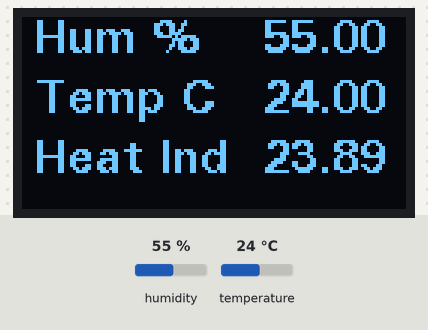
This sketch was run on a simulated Arduino Uno, built with avr-gcc and run on an emulated ATmega328P. Shown: 128×64 one-colour display. The inputs (shaded band) are chosen by the test bench; at power-on: humidity 55 %, temperature 24 °C. What the sketch prints to the serial monitor is not drawn.

Above: at 7.6 s.
7.7 s: humidity set to 22 %
At 10.2 s:
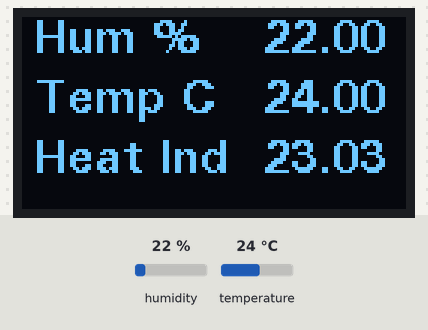
10.9 s: temperature set to 12 °C
At 13.3 s:
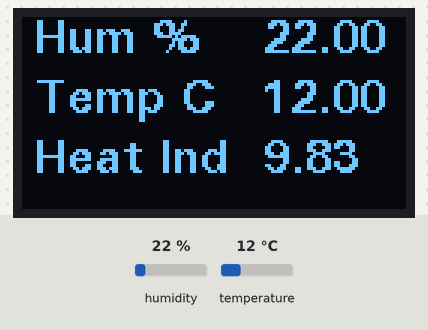
13.9 s: humidity set to 40 %
At 15.7 s:
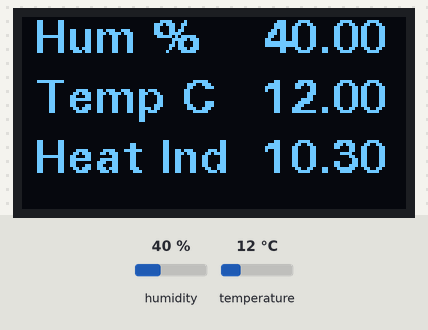
16.9 s: temperature set to 19 °C
At 19.6 s:
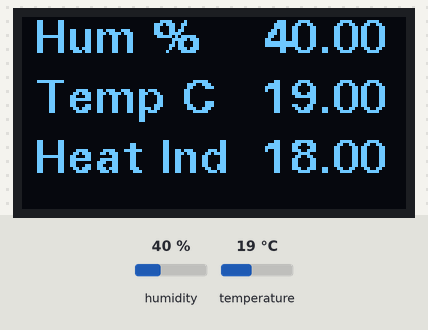
Timing chart, 0 to 21.1 s (numbered marks = the images above; inputs shaded):
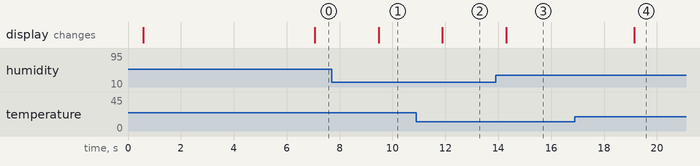

The sketch:

_humidity_temperature_project_code.ino
```cpp
/*Code start
Made  by kunsh13
refer to video https://youtu.be/dFksEX6Vnfc
  Humidity meter with DHT11 , 22 or 21, Arduino and I2c OLED display support displaying sensor error and configuring deg C or deg F also display temperatre in serial monitor
*/

#include <DHT.h>
#include "U8glib.h"

// Display defaults to Degree F. TO use metric display,
// comment out next line to display temperature in Degree C,
#define METRIC

#define DHTPIN 3          // what digital pin we're connected to
// Uncomment whatever type you're using!
#define DHTTYPE DHT11     // DHT 11
//#define DHTTYPE DHT22   // DHT 22  (AM2302), AM2321
//#define DHTTYPE DHT21   // DHT 21 (AM2301)

// Connect pin 1 (on the left) of the sensor to +5V
// NOTE: If using a board with 3.3V logic like an Arduino Due connect pin 1
// to 3.3V instead of 5V!
// Connect pin 2 of the sensor to whatever your DHTPIN is
// Connect pin 4 (on the right) of the sensor to GROUND
// Connect a 10K resistor from pin 2 (data) to pin 1 (power) of the sensor

// Initialize DHT sensor.
// Note that older versions of this library took an optional third parameter to
// tweak the timings for faster processors.  This parameter is no longer needed
// as the current DHT reading algorithm adjusts itself to work on faster procs.
DHT dht(DHTPIN, DHTTYPE);

U8GLIB_SSD1306_128X64 u8g(U8G_I2C_OPT_NO_ACK);  // Display which does not send AC
//U8GLIB_SSD1306_128X64 u8g(U8G_I2C_OPT_NONE|U8G_I2C_OPT_DEV_0);  // I2C / TWI
//U8GLIB_SSD1306_128X64 u8g(U8G_I2C_OPT_DEV_0|U8G_I2C_OPT_NO_ACK|U8G_I2C_OPT_FAST); // Fast I2C / TWI
//U8GLIB_SSD1306_128X64 u8g(U8G_I2C_OPT_NO_ACK);  // Display which does not send AC

const uint8_t logo[] PROGMEM =
{
  0x0, 0x0, 0x0, 0x0, 0x0, 0x0, 0x0, 0x0, 0x0, 0x0, 0x0,
  0x0, 0x0, 0x0, 0x0, 0x0, 0x0, 0x0, 0x0, 0x0, 0x0, 0x0, 0x0, 0x0, 0x0, 0x0,
  0x0, 0x0, 0x0, 0x0, 0x0, 0x0, 0x0, 0x0, 0x0, 0x0, 0x0, 0x0, 0x0, 0x0, 0x0,
  0x0, 0x0, 0x0, 0x0, 0x0, 0x0, 0x0, 0x0, 0x0, 0x0, 0x0, 0x0, 0x0, 0x0, 0x0,
  0x0, 0x0, 0x0, 0x0, 0x0, 0x0, 0x0, 0x0, 0x0, 0x0, 0x0, 0x0, 0x0, 0x0, 0x0,
  0x0, 0x0, 0x0, 0x0, 0x0, 0x0, 0x0, 0x0, 0x0, 0x0, 0x0, 0x0, 0x0, 0x0, 0x0,
  0x0, 0x0, 0x0, 0x0, 0x0, 0x0, 0x0, 0x0, 0x0, 0x0, 0x0, 0x0, 0x0, 0x0, 0x0,
  0x0, 0x0, 0x0, 0x0, 0x0, 0x0, 0x0, 0x0, 0x0, 0x0, 0x0, 0x0, 0x0, 0x0, 0x0,
  0x0, 0x0, 0x0, 0x18, 0x0, 0x38, 0x6, 0x0, 0x0, 0x0, 0x0, 0x0, 0x0, 0x1, 0xc3,
  0x80, 0x0, 0x0, 0x0, 0x18, 0x0, 0x38, 0x6, 0x0, 0x40, 0x0, 0x0, 0x0, 0x0, 0x1,
  0xc3, 0x80, 0x0, 0x0, 0x0, 0x0, 0x0, 0x38, 0x0, 0x0, 0xc0, 0x0, 0x0, 0x0, 0x0,
  0x1, 0xc3, 0x80, 0x0, 0x0, 0x0, 0x0, 0x0, 0x38, 0x0, 0x0, 0xc0, 0x0, 0x0, 0x0,
  0x0, 0x1, 0xc3, 0x8e, 0xc, 0x6e, 0x60, 0xf8, 0x7, 0xb8, 0x3e, 0x3, 0xfc, 0x38, 0x18,
  0x0, 0x0, 0x1, 0xc3, 0x8e, 0xc, 0x7e, 0xf0, 0xf8, 0xf, 0xf8, 0x3e, 0x3, 0xfc, 0x38,
  0x38, 0x0, 0x0, 0x1, 0xff, 0x8e, 0xc, 0x77, 0x30, 0x18, 0xe, 0x38, 0x6, 0x0, 0xc0,
  0x18, 0x30, 0x0, 0x0, 0x1, 0xff, 0x8e, 0xc, 0x67, 0x30, 0x18, 0x1c, 0x38, 0x6, 0x0,
  0xc0, 0x1c, 0x30, 0x0, 0x0, 0x1, 0xff, 0x8e, 0xc, 0x63, 0x30, 0x18, 0x1c, 0x38, 0x6,
  0x0, 0xc0, 0xc, 0x70, 0x0, 0x0, 0x1, 0xc3, 0x8e, 0xc, 0x63, 0x30, 0x18, 0x1c, 0x18,
  0x6, 0x0, 0xc0, 0xc, 0x60, 0x0, 0x0, 0x1, 0xc3, 0x8e, 0xc, 0x63, 0x30, 0x18, 0x1c,
  0x18, 0x6, 0x0, 0xc0, 0xe, 0x60, 0x0, 0x0, 0x1, 0xc3, 0x86, 0x1c, 0x63, 0x30, 0x18,
  0x1c, 0x18, 0x6, 0x0, 0xc0, 0x6, 0xc0, 0x0, 0x0, 0x1, 0xc3, 0x87, 0x1c, 0x63, 0x30,
  0x18, 0xe, 0x38, 0x6, 0x0, 0xe0, 0x7, 0xc0, 0x0, 0x0, 0x1, 0xc3, 0x87, 0xec, 0x63,
  0x31, 0xff, 0x8f, 0xd8, 0x7f, 0xe0, 0xfe, 0x3, 0xc0, 0x0, 0x0, 0x1, 0xc3, 0x83, 0xcc,
  0x63, 0x31, 0xff, 0x87, 0x98, 0x7f, 0xe0, 0x7e, 0x3, 0x80, 0x0, 0x0, 0x0, 0x0, 0x0,
  0x0, 0x0, 0x0, 0x0, 0x0, 0x10, 0x0, 0x0, 0x0, 0x3, 0x80, 0x0, 0x0, 0x0, 0x0,
  0x0, 0x0, 0x0, 0x0, 0x0, 0x0, 0x0, 0x0, 0x0, 0x0, 0x7, 0x0, 0x0, 0x0, 0x0,
  0x0, 0x0, 0x0, 0x0, 0x0, 0x0, 0x0, 0x0, 0x0, 0x0, 0x0, 0x1f, 0x0, 0x0, 0x0,
  0x0, 0x0, 0x0, 0x0, 0x0, 0x0, 0x0, 0x0, 0x0, 0x0, 0x0, 0x0, 0x1e, 0x0, 0x0,
  0x0, 0x0, 0x0, 0x0, 0x0, 0x0, 0x0, 0x0, 0x0, 0x0, 0x0, 0x0, 0x0, 0x0, 0x0,
  0x0, 0x0, 0x0, 0x0, 0x0, 0x0, 0x0, 0x0, 0x0, 0x0, 0x0, 0x0, 0x0, 0x0, 0x0,
  0x0, 0x0, 0x0, 0x0, 0x0, 0x0, 0x0, 0x0, 0x0, 0x0, 0x0, 0x0, 0x0, 0x0, 0x0,
  0x0, 0x0, 0x0, 0x0, 0x0, 0x0, 0x0, 0x3c, 0x38, 0x0, 0x0, 0x80, 0x0, 0x0, 0x0,
  0x0, 0x0, 0x0, 0x0, 0x0, 0x0, 0x0, 0x0, 0x3c, 0x78, 0x0, 0x1, 0x80, 0x0, 0x0,
  0x0, 0x0, 0x0, 0x0, 0x0, 0x0, 0x0, 0x0, 0x0, 0x3c, 0x78, 0x0, 0x1, 0x80, 0x0,
  0x0, 0x0, 0x0, 0x0, 0x0, 0x0, 0x0, 0x0, 0x0, 0x0, 0x3e, 0x78, 0x3e, 0x7, 0xf8,
  0xf, 0x81, 0xcf, 0x0, 0x0, 0x0, 0x0, 0x0, 0x0, 0x0, 0x0, 0x36, 0xd8, 0x7f, 0x7,
  0xf8, 0x1f, 0xc0, 0xdf, 0x0, 0x0, 0x0, 0x0, 0x0, 0x0, 0x0, 0x0, 0x36, 0xd8, 0xe1,
  0x81, 0x80, 0x38, 0x60, 0xf0, 0x0, 0x0, 0x0, 0x0, 0x0, 0x0, 0x0, 0x0, 0x33, 0xd8,
  0xc1, 0xc1, 0x80, 0x30, 0x70, 0xe0, 0x0, 0x0, 0x0, 0x0, 0x0, 0x0, 0x0, 0x0, 0x33,
  0x99, 0xff, 0xc1, 0x80, 0x7f, 0xf0, 0xe0, 0x0, 0x0, 0x0, 0x0, 0x0, 0x0, 0x0, 0x0,
  0x33, 0x99, 0xff, 0xc1, 0x80, 0x7f, 0xf0, 0xc0, 0x0, 0x0, 0x0, 0x0, 0x0, 0x0, 0x0,
  0x0, 0x31, 0x99, 0xc0, 0x1, 0x80, 0x70, 0x0, 0xc0, 0x0, 0x0, 0x0, 0x0, 0x0, 0x0,
  0x0, 0x0, 0x30, 0x18, 0xc0, 0x1, 0x80, 0x30, 0x0, 0xc0, 0x0, 0x0, 0x0, 0x0, 0x0,
  0x0, 0x0, 0x0, 0x30, 0x18, 0xe1, 0xc1, 0xc0, 0x38, 0x70, 0xc0, 0x0, 0x0, 0x0, 0x0,
  0x0, 0x0, 0x0, 0x0, 0x30, 0x18, 0x7f, 0x81, 0xfc, 0x1f, 0xe0, 0xc0, 0x0, 0x0, 0x0,
  0x0, 0x0, 0x0, 0x0, 0x0, 0x30, 0x18, 0x3e, 0x0, 0xfc, 0xf, 0x80, 0xc0, 0x0, 0x0,
  0x0, 0x0, 0x0, 0x0, 0x0, 0x0, 0x0, 0x0, 0x0, 0x0, 0x0, 0x0, 0x0, 0x0, 0x0,
  0x0, 0x0, 0x0, 0x0, 0x0, 0x0, 0x0, 0x0, 0x0, 0x0, 0x0, 0x0, 0x0, 0x0, 0x0,
  0x0, 0x0, 0x0, 0x0, 0x0, 0x0, 0x0, 0x0, 0x0, 0x0, 0x0, 0x0, 0x0, 0x0, 0x0,
  0x0, 0x0, 0x0, 0x0, 0x0, 0x0, 0x0, 0x0, 0x0, 0x0, 0x0, 0x0, 0x0, 0x0, 0x0,
  0x0, 0x0, 0x0, 0x0, 0x0, 0x0, 0x0, 0x0, 0x0, 0x0, 0x0, 0x0, 0x0, 0x0, 0x0,
  0x0, 0x0, 0x0, 0x0, 0x0, 0x0, 0x0, 0x0, 0x0, 0x0, 0x0, 0x0, 0x0, 0x0, 0x0,
  0x0, 0x0, 0x0, 0x0, 0x0, 0x0, 0x0, 0x0, 0x0, 0x0, 0x0, 0x0, 0x0, 0x0, 0x0,
  0x0, 0x0, 0x0, 0x0, 0x0, 0x0, 0x0, 0x0, 0x0, 0x0, 0x0, 0x0, 0x0, 0x0, 0x0,
  0x0, 0x0, 0x0, 0x0, 0x0, 0x0, 0x0, 0x0, 0x0, 0x0, 0x0, 0x0, 0x0, 0x0, 0x0,
  0x0, 0x0, 0x0, 0x0, 0x0, 0x0, 0x0, 0x0, 0x0, 0x0, 0x0, 0x0, 0x0, 0x0, 0x0,
  0x0, 0x0, 0x0, 0x0, 0x0, 0x0, 0x0, 0x0, 0x0, 0x0, 0x0, 0x0, 0x0, 0x0, 0x0,
  0x0, 0x0, 0x0, 0x0, 0x0, 0x0, 0x0, 0x0, 0x0, 0x0, 0x0, 0x0, 0x0, 0x0, 0x0,
  0x0, 0x0, 0x0, 0x0, 0x0, 0x0, 0x0, 0x0, 0x0, 0x0, 0x0, 0x0, 0x0, 0x0, 0x0,
  0x0, 0x0, 0x0, 0x0, 0x0, 0x0, 0x0, 0x0, 0x0, 0x0, 0x0, 0x0, 0x0, 0x0, 0x0,
  0x0, 0x0, 0x0, 0x0, 0x0, 0x0, 0x0, 0x0, 0x0, 0x0, 0x0, 0x0, 0x0, 0x0, 0x0,
  0x0, 0x0, 0x0, 0x0, 0x0, 0x0, 0x0, 0x0, 0x0, 0x0, 0x0, 0x0, 0x0, 0x0, 0x0,
  0x0, 0x0, 0x0, 0x0, 0x0, 0x0, 0x0, 0x0, 0x0, 0x0, 0x0, 0x0, 0x0, 0x0, 0x0,
  0x0, 0x0, 0x0, 0x0
};

bool first = true;
float hum = 0.0;
float temp = 0.0;
float hIndex = 0.0;
bool dht_test(float* humPerc, float* tempF, float* heatIndex);

void setup(void)
{
  Serial.begin(9600);
  dht.begin();
  first = true;

  // assign default color value
  if (u8g.getMode() == U8G_MODE_R3G3B2)
  {
    u8g.setColorIndex(255);     // white
  }
  else if (u8g.getMode() == U8G_MODE_GRAY2BIT)
  {
    u8g.setColorIndex(3);         // max intensity
  }
  else if (u8g.getMode() == U8G_MODE_BW)
  {
    u8g.setColorIndex(1);         // pixel on
  }
  else if (u8g.getMode() == U8G_MODE_HICOLOR)
  {
    u8g.setHiColorByRGB(255, 255, 255);
  }

  // picture loop
  u8g.firstPage();

  do
  {
    u8g.drawBitmapP(0, 0, 16, 64, logo);
  }
  while (u8g.nextPage());

  dht_test(&hum, &temp, &hIndex);
}
void HumMeter(float* humPerc, float* temp, float* heatIndex)
{
  u8g.setFont(u8g_font_fub11);
  u8g.setFontRefHeightExtendedText();
  u8g.setDefaultForegroundColor();
  u8g.setFontPosTop();
  u8g.drawStr(4, 0, "Hum %");
  u8g.setPrintPos(80, 0);
  u8g.print(*humPerc);
#ifdef METRIC
  // if metric system, display Celsius
  u8g.drawStr(4, 20, "Temp C");
#else
  //display Farenheit
  u8g.drawStr(4, 20, "Temp F");
#endif

  u8g.setPrintPos(80, 20);
  u8g.print(*temp);
  u8g.drawStr(4, 40, "Heat Ind");
  u8g.setPrintPos(80, 40);
  u8g.print(*heatIndex);
}

void loop(void)
{
  bool result = dht_test(&hum, &temp, &hIndex);

  if (first)
  {
    // skip displaying readings first time, as its stale data.
    first = false;
  }
  else
  {
    if(result == false)
    {
      u8g.firstPage();
      do
      {
        // sensor error
        u8g.setFont(u8g_font_fub11);
        u8g.setFontRefHeightExtendedText();
        u8g.setDefaultForegroundColor();
        u8g.setFontPosTop();
        u8g.drawStr(10, 30, "Sensor Error");

      }
      while (u8g.nextPage());
    }
    else
    {
      u8g.firstPage();
      do
      {
        HumMeter(&hum, &temp, &hIndex);
      }
      while (u8g.nextPage());
    }
  }
}
bool dht_test(float* humPerc, float* temp, float* heatIndex)
{
  // Wait a few seconds between measurements.
  delay(2000);
  *humPerc = 0;
  *temp = 0;
  *heatIndex = 0;

  // Reading temperature or humidity takes about 250 milliseconds!
  // Sensor readings may also be up to 2 seconds 'old' (its a very slow sensor)
  float h = dht.readHumidity();
  // Read temperature as Celsius (the default)
  float t = dht.readTemperature();
  // Read temperature as Fahrenheit (isFahrenheit = true)
  float f = dht.readTemperature(true);

  // Check if any reads failed and exit early (to try again).
  if (isnan(h) || isnan(t) || isnan(f))
  {
    Serial.println("Failed to read from DHT sensor!/sensor error");
    return false;
  }

  // Compute heat index in Fahrenheit (the default)
  float hif = dht.computeHeatIndex(f, h);
  // Compute heat index in Celsius (isFahreheit = false)
  float hic = dht.computeHeatIndex(t, h, false);

  Serial.print("Humidity: ");
  Serial.print(h);
  Serial.print(" %\t");
  Serial.print("Temperature: ");
  Serial.print(t);
  Serial.print(" *C ");
  Serial.print(f);
  Serial.print(" *F\t");
  Serial.print("Heat index: ");
  Serial.print(hic);
  Serial.print(" *C ");
  Serial.print(hif);
  Serial.println(" *F");
  *humPerc = h;
#ifdef METRIC
  // metric system, load degree celsius
  *temp = t;
  *heatIndex = hic;
#else
  *temp = f;
  *heatIndex = hif;
#endif
  return true;
}
//code ends
//thanks for using this code mabe by kunsh maurya 
```

Measured:
- after the input at 7.7 s, the display: changes after 1.8 s (image 1)
- after the input at 10.9 s, the display: changes after 0.99 s (image 2)
- after the input at 13.9 s, the display: changes after 0.40 s (image 3)
- after the input at 16.9 s, the display: changes after 2.2 s (image 4)
